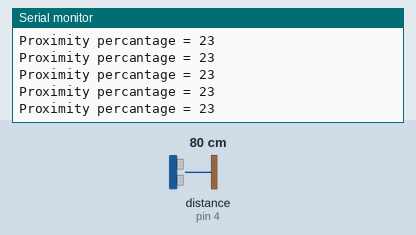
This sketch was run on a simulated Arduino Uno, built with avr-gcc and run on an emulated ATmega328P. Parts: the last lines printed to the serial monitor. Wiring (inferred from the names in the program): ultrasonic range finder: trigger pin 4; echo pin 4. Inputs (shaded band) come from the test bench; at power-on: distance to the obstacle (sensor on pin 4) 80 cm. The echo pulse lasts 58.3 µs per cm.

Above: at 8.1 s.
8.2 s: distance to the obstacle (sensor on pin 4) set to 105 cm
At 8.37 s:
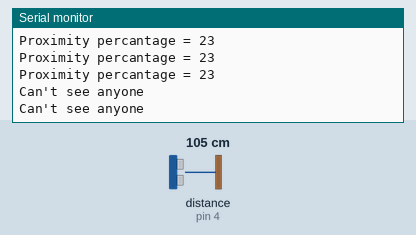
9.7 s: distance to the obstacle (sensor on pin 4) set to 97 cm
At 9.76 s:
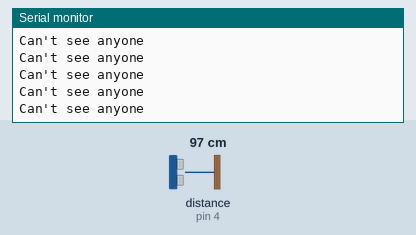

The sketch:

DistanceMarcusClass.ino
```cpp
#include "PersonalSpace.cpp"
#define READ_DELAY 100 //Delay between readings in milliseconds


PersonalSpace personalSpace;

void setup()
{
  //Start the serial connection
  Serial.begin(9600);
}

void loop()
{

  personalSpace.measure_distance();

  // this ensures that the robot only reacts within the sight range
  if (personalSpace.isInRange()) {

    if (personalSpace.isInDangerDistance()) {
      // here you will trigger the shutdown system
      Serial.println("DANGER!");
    }
    else {
      Serial.print("Proximity percantage = ");
      Serial.println(personalSpace.getProximityPercentage());
      //This shows the range in percentage from 0 to 100% within the range untill the DANGER range
    }


  } else {
    Serial.println("Can't see anyone");
    //Range above the defined sight range
  }

  //Delay before the next reading
  delay(READ_DELAY);
}
```

PersonalSpace.cpp
```cpp
#include "Arduino.h"
#define PING_PIN 4 //Use digital pin 4 for the range finder
#define MAX_DEPTH_SIGHT 100 // the distance in cm it can "see"
#define DANGER_DISTANCE 10 // the danger distance in cm it can "see"

//D4 is connected to STG
//5V is connected to VCC
//GND is connected to GND
//NC is not used

class PersonalSpace {

    long cm;

  public:

    PersonalSpace() {}

    void measure_distance() {
      //Set Ping Pin to OUTPUT mode
      pinMode(PING_PIN, OUTPUT);
      //Send a HIGH signal for 5 microseconds
      digitalWrite(PING_PIN, HIGH);
      delayMicroseconds(5);
      digitalWrite(PING_PIN, LOW);

      //Now read back the distance as a time value (microseconds) using the same pin
      pinMode(PING_PIN, INPUT);
      long duration = pulseIn(PING_PIN, HIGH);

      //Convert the time into a distance
      cm  = microsecondsToCentimeters(duration);
    }

    bool isInRange() {
      return cm < MAX_DEPTH_SIGHT;
    }

    bool isInDangerDistance() {
      return cm < DANGER_DISTANCE;
    }

    int getProximityPercentage()
    {
      return map(cm,DANGER_DISTANCE,MAX_DEPTH_SIGHT,100,0);
      //Defines the sight range untill the DANGER range from 0 to 100%
    }

    long getTheDistance()
    {
      return cm;
    }

    long microsecondsToCentimeters(long microseconds)
    {
      //The speed of sound is 340 m/s or 29 microseconds per centimeter
      //The ping travels twice the distance, there and back and so divide by 58
      return microseconds / 58;
    }
};
```

Measured:
- after the input at 8.2 s, the serial monitor: prints a new line after 0.06 s (image 1)
